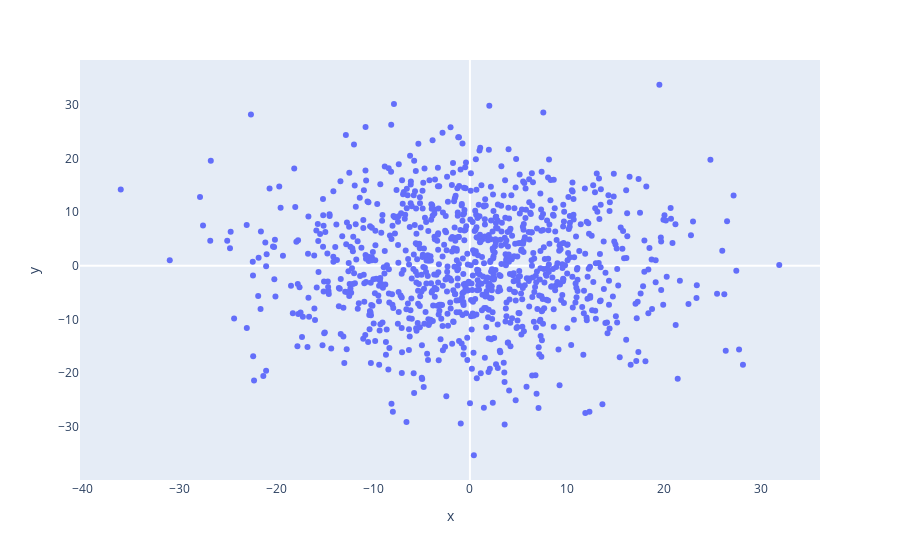

Notebook code for this chart:
### Code cell
xval = np.random.normal(0, 10, 1000)
yval = np.random.normal(0, 10, 1000)
fig = px.scatter(x = xval, y = yval)

fig.update_layout(xaxis = dict(showgrid = False, showline = False),
                  yaxis = dict(showgrid = False, showline = False))
fig.show()

### Figure 1 — Plotly figure (JSON) as saved in the notebook; plotly's stock layout.template omitted (floating-point values rounded to 4 significant figures; data arrays with more than 128 entries replaced by an {"elided": "..."} marker saying what was removed)
{"data": [{"hovertemplate": "x=%{x}<br>y=%{y}<extra></extra>", "legendgroup": "", "marker": {"color": "#636efa", "symbol": "circle"}, "mode": "markers", "name": "", "orientation": "v", "showlegend": false, "type": "scatter", "x": {"elided": "1000 float values"}, "xaxis": "x", "y": {"elided": "1000 float values"}, "yaxis": "y"}], "layout": {"legend": {"tracegroupgap": 0}, "margin": {"t": 60}, "xaxis": {"anchor": "y", "domain": [0, 1], "showgrid": false, "showline": false, "title": {"text": "x"}}, "yaxis": {"anchor": "x", "domain": [0, 1], "showgrid": false, "showline": false, "title": {"text": "y"}}}}
